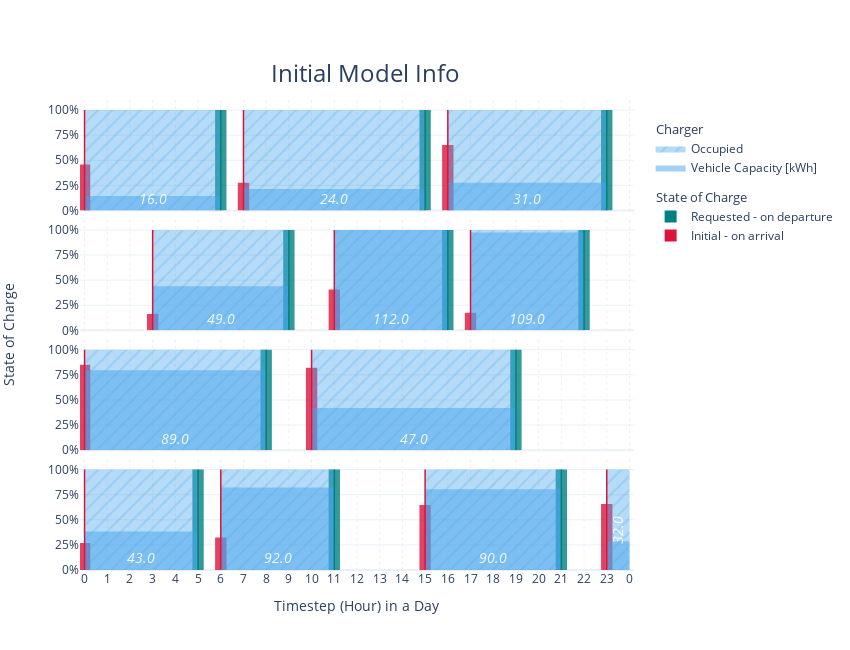

Notebook code cell kept with this figure:
### Markdown cell above
#### Initial Model Info

### Code cell
subplot_fig = make_subplots(rows=4, cols=1, shared_xaxes=True, vertical_spacing=0.02)

max_ev_cap = vehicle_capacities['Vehicle Capacities'].max()

for v_id in initial_training_data.index:
    charger_id = int(initial_training_data.loc[v_id, 'Charger ID'])
    counter = number_of_chargers - charger_id
    charger = counter - 1
    
    arr = int(initial_training_data.loc[v_id, 'Arrival'])
    dep = int(initial_training_data.loc[v_id, 'Departure'])
    
    ev_cap_text = str(initial_training_data.loc[v_id, 'EV Capacity'])
    
    
    if initial_training_data.loc[v_id, 'Vehicle ID'] == '0':
        subplot_fig.add_scatter(line_shape='hv',
                                y=charger_occupancy.loc[charger_occupancy['Charger ID']==charger,'Charger Occupation State'], 
                                row=counter, col=1, name=f'Occupied', 
                                fillpattern=dict(shape='/', fgcolor='rgba(71, 164, 235, 0.5)', fgopacity=0.5),
                                fillcolor=f'rgba(71, 164, 235, 0.4)', 
                                line_width=0, fill='tozeroy', 
                                legendgroup='Charger occupancy', showlegend=(not v_id), 
                                legendgrouptitle=dict(text='Charger'))
        subplot_fig.add_scatter(line_shape='hv',
                                y=vehicle_capacities.loc[vehicle_capacities['Charger ID']==charger,'Vehicle Capacities']/max_ev_cap, 
                                row=counter, col=1, name='Vehicle Capacity [kWh]',
                                fillcolor=f'rgba(71, 164, 235, 0.5)', 
                                line_width=0, fill='tozeroy', legendgroup='Charger occupancy',
                                showlegend=(not v_id))
        
        subplot_fig.add_bar(x=initial_training_data.loc[(initial_training_data['Charger ID']==str(charger))&(initial_training_data.index[v_id]==v_id), 'Departure'], 
                            row=counter, col=1,
                            y=initial_training_data.loc[(initial_training_data['Charger ID']==str(charger))&(initial_training_data.index[v_id]==v_id), 'Requested State of Charge'], 
                            name=f'Requested - on departure',
                            width=0.5, marker=dict(color='teal', opacity=0.8, line_width=0), 
                            legendgroup='State of Charge', showlegend=(not v_id),
                            legendgrouptitle=dict(text='State of Charge'))
        subplot_fig.add_bar(x=initial_training_data.loc[initial_training_data['Charger ID']==str(charger), 'Arrival'], 
                            row=counter, col=1,
                            y=initial_training_data.loc[initial_training_data['Charger ID']==str(charger), 'Initial State of Charge'], 
                            name=f'Initial - on arrival', width=0.5, 
                            marker=dict(color='crimson', opacity=0.8, line_width=0), 
                            legendgroup='State of Charge', showlegend=(not v_id))
        
        subplot_fig.add_annotation(x=23, y=1.2, text=f'<i>Charger {charger_id}</i>', textangle=0, opacity=0.9, 
                                   row=charger_id+1, col=1, font_size=13, showarrow=False, font_color='grey')
        
    if dep > 24 and arr == 23:
        subplot_fig.add_annotation(x=arr+0.5, y=0.4, text=f'<i>{ev_cap_text}</i>', textangle=-90, opacity=0.9, 
                                   font_size=14, row=charger_id+1, col=1, showarrow=False, font_color='white')
    elif dep > 24 and arr == 22:
        subplot_fig.add_annotation(x=(arr+24)/2, y=0.4, text=f'<i>{ev_cap_text}</i>', textangle=-90, opacity=0.9, 
                                   font_size=14, row=charger_id+1, col=1, showarrow=False, font_color='white')
    elif dep > 24:
        subplot_fig.add_annotation(x=(arr+24)/2, y=0.12, text=f'<i>{ev_cap_text}</i>', textangle=0, opacity=0.9, 
                                   font_size=14, row=charger_id+1, col=1, showarrow=False, font_color='white')
    else:
        subplot_fig.add_annotation(x=(arr+dep)/2, y=0.12, text=f'<i>{ev_cap_text}</i>', textangle=0, opacity=0.9, 
                                   font_size=14, row=charger_id+1, col=1, showarrow=False, font_color='white')
    
    subplot_fig.add_shape(type='line', x0=arr, x1=arr, y0=0, y1=1, layer='above',
                          line_color='crimson', line_width=1.5, row=charger_id+1, col=1)
    subplot_fig.add_shape(type='line', x0=dep, x1=dep, y0=0, y1=1, layer='above',
                          line_color='teal', line_width=1.5, row=charger_id+1, col=1)

subplot_fig.add_annotation(x=-0.15, y=0.5, text="State of Charge", textangle=-90, xref="paper", yref="paper", font_size=14, showarrow=False)
subplot_fig.add_annotation(x=0.5, y=-0.1, text="Timestep (Hour) in a Day", textangle=0, xref="paper", yref="paper", font_size=14, showarrow=False)


max_timestep = int(initial_training_data.Departure.max() + 1)
subplot_fig.update_layout(title="Initial Model Info", barmode='overlay')
subplot_fig.update_xaxes(griddash="dot", range=[-0.2, 24.2], tickvals=[i for i in range(max_timestep)],
                         ticktext=[str(i%24) for i in range(max_timestep)])

# For plot export: w(1280)xh(720), w(1920)xh(1080)
# For better overview in jupyter: w(850)xh(650)
plot_width = 850
plot_height = 650

subplot_fig.update_yaxes(tickformat=" ,~%", nticks=5, range=[0, 1.1], dtick=0.25)
subplot_fig.update_layout(height=plot_height, width=plot_width, title=dict(xanchor="center", x=0.43, font_size=24, y=0.9),
                          showlegend=True, legend=dict(groupclick='togglegroup', x=1.03, y=0.97))

subplot_fig.show()

del max_ev_cap, charger_id, counter, charger, arr, dep, ev_cap_text, max_timestep, plot_width, plot_height

### Figure 1 — Plotly figure (JSON) as saved in the notebook; plotly's stock layout.template omitted (floating-point values rounded to 4 significant figures)
{"data": [{"fill": "tozeroy", "fillcolor": "rgba(71, 164, 235, 0.4)", "fillpattern": {"fgcolor": "rgba(71, 164, 235, 0.5)", "fgopacity": 0.5, "shape": "/"}, "legendgroup": "Charger occupancy", "legendgrouptitle": {"text": "Charger"}, "line": {"shape": "hv", "width": 0}, "name": "Occupied", "showlegend": true, "type": "scatter", "xaxis": "x4", "y": [1, 1, 1, 1, 1, 0, 1, 1, 1, 1, 1, 0, 0, 0, 0, 1, 1, 1, 1, 1, 1, 0, 0, 1, 0], "yaxis": "y4"}, {"fill": "tozeroy", "fillcolor": "rgba(71, 164, 235, 0.5)", "legendgroup": "Charger occupancy", "line": {"shape": "hv", "width": 0}, "name": "Vehicle Capacity [kWh]", "showlegend": true, "type": "scatter", "xaxis": "x4", "y": [0.3839, 0.3839, 0.3839, 0.3839, 0.3839, 0, 0.8214, 0.8214, 0.8214, 0.8214, 0.8214, 0, 0, 0, 0, 0.8036, 0.8036, 0.8036, 0.8036, 0.8036, 0.8036, 0, 0, 0.2857, 0], "yaxis": "y4"}, {"legendgroup": "State of Charge", "legendgrouptitle": {"text": "State of Charge"}, "marker": {"color": "teal", "line": {"width": 0}, "opacity": 0.8}, "name": "Requested - on departure", "showlegend": true, "type": "bar", "width": 0.5, "x": [5, 11, 21, 27], "xaxis": "x4", "y": [1, 1, 1, 1], "yaxis": "y4"}, {"legendgroup": "State of Charge", "marker": {"color": "crimson", "line": {"width": 0}, "opacity": 0.8}, "name": "Initial - on arrival", "showlegend": true, "type": "bar", "width": 0.5, "x": [0, 6, 15, 23], "xaxis": "x4", "y": [0.2687, 0.3228, 0.6462, 0.658], "yaxis": "y4"}, {"fill": "tozeroy", "fillcolor": "rgba(71, 164, 235, 0.4)", "fillpattern": {"fgcolor": "rgba(71, 164, 235, 0.5)", "fgopacity": 0.5, "shape": "/"}, "legendgroup": "Charger occupancy", "legendgrouptitle": {"text": "Charger"}, "line": {"shape": "hv", "width": 0}, "name": "Occupied", "showlegend": false, "type": "scatter", "xaxis": "x3", "y": [1, 1, 1, 1, 1, 1, 1, 1, 0, 0, 1, 1, 1, 1, 1, 1, 1, 1, 1, 0, 0, 0, 0, 0, 0], "yaxis": "y3"}, {"fill": "tozeroy", "fillcolor": "rgba(71, 164, 235, 0.5)", "legendgroup": "Charger occupancy", "line": {"shape": "hv", "width": 0}, "name": "Vehicle Capacity [kWh]", "showlegend": false, "type": "scatter", "xaxis": "x3", "y": [0.7946, 0.7946, 0.7946, 0.7946, 0.7946, 0.7946, 0.7946, 0.7946, 0, 0, 0.4196, 0.4196, 0.4196, 0.4196, 0.4196, 0.4196, 0.4196, 0.4196, 0.4196, 0, 0, 0, 0, 0, 0], "yaxis": "y3"}, {"legendgroup": "State of Charge", "legendgrouptitle": {"text": "State of Charge"}, "marker": {"color": "teal", "line": {"width": 0}, "opacity": 0.8}, "name": "Requested - on departure", "showlegend": false, "type": "bar", "width": 0.5, "x": [8, 19], "xaxis": "x3", "y": [1, 1], "yaxis": "y3"}, {"legendgroup": "State of Charge", "marker": {"color": "crimson", "line": {"width": 0}, "opacity": 0.8}, "name": "Initial - on arrival", "showlegend": false, "type": "bar", "width": 0.5, "x": [0, 10], "xaxis": "x3", "y": [0.8509, 0.8197], "yaxis": "y3"}, {"fill": "tozeroy", "fillcolor": "rgba(71, 164, 235, 0.4)", "fillpattern": {"fgcolor": "rgba(71, 164, 235, 0.5)", "fgopacity": 0.5, "shape": "/"}, "legendgroup": "Charger occupancy", "legendgrouptitle": {"text": "Charger"}, "line": {"shape": "hv", "width": 0}, "name": "Occupied", "showlegend": false, "type": "scatter", "xaxis": "x2", "y": [0, 0, 0, 1, 1, 1, 1, 1, 1, 0, 0, 1, 1, 1, 1, 1, 0, 1, 1, 1, 1, 1, 0, 0, 0], "yaxis": "y2"}, {"fill": "tozeroy", "fillcolor": "rgba(71, 164, 235, 0.5)", "legendgroup": "Charger occupancy", "line": {"shape": "hv", "width": 0}, "name": "Vehicle Capacity [kWh]", "showlegend": false, "type": "scatter", "xaxis": "x2", "y": [0, 0, 0, 0.4375, 0.4375, 0.4375, 0.4375, 0.4375, 0.4375, 0, 0, 1, 1, 1, 1, 1, 0, 0.9732, 0.9732, 0.9732, 0.9732, 0.9732, 0, 0, 0], "yaxis": "y2"}, {"legendgroup": "State of Charge", "legendgrouptitle": {"text": "State of Charge"}, "marker": {"color": "teal", "line": {"width": 0}, "opacity": 0.8}, "name": "Requested - on departure", "showlegend": false, "type": "bar", "width": 0.5, "x": [9, 16, 22], "xaxis": "x2", "y": [1, 1, 1], "yaxis": "y2"}, {"legendgroup": "State of Charge", "marker": {"color": "crimson", "line": {"width": 0}, "opacity": 0.8}, "name": "Initial - on arrival", "showlegend": false, "type": "bar", "width": 0.5, "x": [3, 11, 17], "xaxis": "x2", "y": [0.163, 0.4065, 0.1745], "yaxis": "y2"}, {"fill": "tozeroy", "fillcolor": "rgba(71, 164, 235, 0.4)", "fillpattern": {"fgcolor": "rgba(71, 164, 235, 0.5)", "fgopacity": 0.5, "shape": "/"}, "legendgroup": "Charger occupancy", "legendgrouptitle": {"text": "Charger"}, "line": {"shape": "hv", "width": 0}, "name": "Occupied", "showlegend": false, "type": "scatter", "xaxis": "x", "y": [1, 1, 1, 1, 1, 1, 0, 1, 1, 1, 1, 1, 1, 1, 1, 0, 1, 1, 1, 1, 1, 1, 1, 0, 0], "yaxis": "y"}, {"fill": "tozeroy", "fillcolor": "rgba(71, 164, 235, 0.5)", "legendgroup": "Charger occupancy", "line": {"shape": "hv", "width": 0}, "name": "Vehicle Capacity [kWh]", "showlegend": false, "type": "scatter", "xaxis": "x", "y": [0.1429, 0.1429, 0.1429, 0.1429, 0.1429, 0.1429, 0, 0.2143, 0.2143, 0.2143, 0.2143, 0.2143, 0.2143, 0.2143, 0.2143, 0, 0.2768, 0.2768, 0.2768, 0.2768, 0.2768, 0.2768, 0.2768, 0, 0], "yaxis": "y"}, {"legendgroup": "State of Charge", "legendgrouptitle": {"text": "State of Charge"}, "marker": {"color": "teal", "line": {"width": 0}, "opacity": 0.8}, "name": "Requested - on departure", "showlegend": false, "type": "bar", "width": 0.5, "x": [6, 15, 23], "xaxis": "x", "y": [1, 1, 1], "yaxis": "y"}, {"legendgroup": "State of Charge", "marker": {"color": "crimson", "line": {"width": 0}, "opacity": 0.8}, "name": "Initial - on arrival", "showlegend": false, "type": "bar", "width": 0.5, "x": [0, 7, 16], "xaxis": "x", "y": [0.4577, 0.2762, 0.652], "yaxis": "y"}], "layout": {"annotations": [{"font": {"color": "grey", "size": 13}, "opacity": 0.9, "showarrow": false, "text": "<i>Charger 0</i>", "textangle": 0, "x": 23, "xref": "x", "y": 1.2, "yref": "y"}, {"font": {"color": "white", "size": 14}, "opacity": 0.9, "showarrow": false, "text": "<i>16.0</i>", "textangle": 0, "x": 3, "xref": "x", "y": 0.12, "yref": "y"}, {"font": {"color": "white", "size": 14}, "opacity": 0.9, "showarrow": false, "text": "<i>24.0</i>", "textangle": 0, "x": 11, "xref": "x", "y": 0.12, "yref": "y"}, {"font": {"color": "white", "size": 14}, "opacity": 0.9, "showarrow": false, "text": "<i>31.0</i>", "textangle": 0, "x": 19.5, "xref": "x", "y": 0.12, "yref": "y"}, {"font": {"color": "grey", "size": 13}, "opacity": 0.9, "showarrow": false, "text": "<i>Charger 1</i>", "textangle": 0, "x": 23, "xref": "x2", "y": 1.2, "yref": "y2"}, {"font": {"color": "white", "size": 14}, "opacity": 0.9, "showarrow": false, "text": "<i>49.0</i>", "textangle": 0, "x": 6, "xref": "x2", "y": 0.12, "yref": "y2"}, {"font": {"color": "white", "size": 14}, "opacity": 0.9, "showarrow": false, "text": "<i>112.0</i>", "textangle": 0, "x": 13.5, "xref": "x2", "y": 0.12, "yref": "y2"}, {"font": {"color": "white", "size": 14}, "opacity": 0.9, "showarrow": false, "text": "<i>109.0</i>", "textangle": 0, "x": 19.5, "xref": "x2", "y": 0.12, "yref": "y2"}, {"font": {"color": "grey", "size": 13}, "opacity": 0.9, "showarrow": false, "text": "<i>Charger 2</i>", "textangle": 0, "x": 23, "xref": "x3", "y": 1.2, "yref": "y3"}, {"font": {"color": "white", "size": 14}, "opacity": 0.9, "showarrow": false, "text": "<i>89.0</i>", "textangle": 0, "x": 4, "xref": "x3", "y": 0.12, "yref": "y3"}, {"font": {"color": "white", "size": 14}, "opacity": 0.9, "showarrow": false, "text": "<i>47.0</i>", "textangle": 0, "x": 14.5, "xref": "x3", "y": 0.12, "yref": "y3"}, {"font": {"color": "grey", "size": 13}, "opacity": 0.9, "showarrow": false, "text": "<i>Charger 3</i>", "textangle": 0, "x": 23, "xref": "x4", "y": 1.2, "yref": "y4"}, {"font": {"color": "white", "size": 14}, "opacity": 0.9, "showarrow": false, "text": "<i>43.0</i>", "textangle": 0, "x": 2.5, "xref": "x4", "y": 0.12, "yref": "y4"}, {"font": {"color": "white", "size": 14}, "opacity": 0.9, "showarrow": false, "text": "<i>92.0</i>", "textangle": 0, "x": 8.5, "xref": "x4", "y": 0.12, "yref": "y4"}, {"font": {"color": "white", "size": 14}, "opacity": 0.9, "showarrow": false, "text": "<i>90.0</i>", "textangle": 0, "x": 18, "xref": "x4", "y": 0.12, "yref": "y4"}, {"font": {"color": "white", "size": 14}, "opacity": 0.9, "showarrow": false, "text": "<i>32.0</i>", "textangle": -90, "x": 23.5, "xref": "x4", "y": 0.4, "yref": "y4"}, {"font": {"size": 14}, "showarrow": false, "text": "State of Charge", "textangle": -90, "x": -0.15, "xref": "paper", "y": 0.5, "yref": "paper"}, {"font": {"size": 14}, "showarrow": false, "text": "Timestep (Hour) in a Day", "textangle": 0, "x": 0.5, "xref": "paper", "y": -0.1, "yref": "paper"}], "barmode": "overlay", "height": 650, "legend": {"groupclick": "togglegroup", "x": 1.03, "y": 0.97}, "shapes": [{"layer": "above", "line": {"color": "crimson", "width": 1.5}, "type": "line", "x0": 0, "x1": 0, "xref": "x", "y0": 0, "y1": 1, "yref": "y"}, {"layer": "above", "line": {"color": "teal", "width": 1.5}, "type": "line", "x0": 6, "x1": 6, "xref": "x", "y0": 0, "y1": 1, "yref": "y"}, {"layer": "above", "line": {"color": "crimson", "width": 1.5}, "type": "line", "x0": 7, "x1": 7, "xref": "x", "y0": 0, "y1": 1, "yref": "y"}, {"layer": "above", "line": {"color": "teal", "width": 1.5}, "type": "line", "x0": 15, "x1": 15, "xref": "x", "y0": 0, "y1": 1, "yref": "y"}, {"layer": "above", "line": {"color": "crimson", "width": 1.5}, "type": "line", "x0": 16, "x1": 16, "xref": "x", "y0": 0, "y1": 1, "yref": "y"}, {"layer": "above", "line": {"color": "teal", "width": 1.5}, "type": "line", "x0": 23, "x1": 23, "xref": "x", "y0": 0, "y1": 1, "yref": "y"}, {"layer": "above", "line": {"color": "crimson", "width": 1.5}, "type": "line", "x0": 3, "x1": 3, "xref": "x2", "y0": 0, "y1": 1, "yref": "y2"}, {"layer": "above", "line": {"color": "teal", "width": 1.5}, "type": "line", "x0": 9, "x1": 9, "xref": "x2", "y0": 0, "y1": 1, "yref": "y2"}, {"layer": "above", "line": {"color": "crimson", "width": 1.5}, "type": "line", "x0": 11, "x1": 11, "xref": "x2", "y0": 0, "y1": 1, "yref": "y2"}, {"layer": "above", "line": {"color": "teal", "width": 1.5}, "type": "line", "x0": 16, "x1": 16, "xref": "x2", "y0": 0, "y1": 1, "yref": "y2"}, {"layer": "above", "line": {"color": "crimson", "width": 1.5}, "type": "line", "x0": 17, "x1": 17, "xref": "x2", "y0": 0, "y1": 1, "yref": "y2"}, {"layer": "above", "line": {"color": "teal", "width": 1.5}, "type": "line", "x0": 22, "x1": 22, "xref": "x2", "y0": 0, "y1": 1, "yref": "y2"}, {"layer": "above", "line": {"color": "crimson", "width": 1.5}, "type": "line", "x0": 0, "x1": 0, "xref": "x3", "y0": 0, "y1": 1, "yref": "y3"}, {"layer": "above", "line": {"color": "teal", "width": 1.5}, "type": "line", "x0": 8, "x1": 8, "xref": "x3", "y0": 0, "y1": 1, "yref": "y3"}, {"layer": "above", "line": {"color": "crimson", "width": 1.5}, "type": "line", "x0": 10, "x1": 10, "xref": "x3", "y0": 0, "y1": 1, "yref": "y3"}, {"layer": "above", "line": {"color": "teal", "width": 1.5}, "type": "line", "x0": 19, "x1": 19, "xref": "x3", "y0": 0, "y1": 1, "yref": "y3"}, {"layer": "above", "line": {"color": "crimson", "width": 1.5}, "type": "line", "x0": 0, "x1": 0, "xref": "x4", "y0": 0, "y1": 1, "yref": "y4"}, {"layer": "above", "line": {"color": "teal", "width": 1.5}, "type": "line", "x0": 5, "x1": 5, "xref": "x4", "y0": 0, "y1": 1, "yref": "y4"}, {"layer": "above", "line": {"color": "crimson", "width": 1.5}, "type": "line", "x0": 6, "x1": 6, "xref": "x4", "y0": 0, "y1": 1, "yref": "y4"}, {"layer": "above", "line": {"color": "teal", "width": 1.5}, "type": "line", "x0": 11, "x1": 11, "xref": "x4", "y0": 0, "y1": 1, "yref": "y4"}, {"layer": "above", "line": {"color": "crimson", "width": 1.5}, "type": "line", "x0": 15, "x1": 15, "xref": "x4", "y0": 0, "y1": 1, "yref": "y4"}, {"layer": "above", "line": {"color": "teal", "width": 1.5}, "type": "line", "x0": 21, "x1": 21, "xref": "x4", "y0": 0, "y1": 1, "yref": "y4"}, {"layer": "above", "line": {"color": "crimson", "width": 1.5}, "type": "line", "x0": 23, "x1": 23, "xref": "x4", "y0": 0, "y1": 1, "yref": "y4"}, {"layer": "above", "line": {"color": "teal", "width": 1.5}, "type": "line", "x0": 27, "x1": 27, "xref": "x4", "y0": 0, "y1": 1, "yref": "y4"}], "showlegend": true, "title": {"font": {"size": 24}, "text": "Initial Model Info", "x": 0.43, "xanchor": "center", "y": 0.9}, "width": 850, "xaxis": {"anchor": "y", "domain": [0, 1], "griddash": "dot", "matches": "x4", "range": [-0.2, 24.2], "showticklabels": false, "ticktext": ["0", "1", "2", "3", "4", "5", "6", "7", "8", "9", "10", "11", "12", "13", "14", "15", "16", "17", "18", "19", "20", "21", "22", "23", "0", "1", "2", "3"], "tickvals": [0, 1, 2, 3, 4, 5, 6, 7, 8, 9, 10, 11, 12, 13, 14, 15, 16, 17, 18, 19, 20, 21, 22, 23, 24, 25, 26, 27]}, "xaxis2": {"anchor": "y2", "domain": [0, 1], "griddash": "dot", "matches": "x4", "range": [-0.2, 24.2], "showticklabels": false, "ticktext": ["0", "1", "2", "3", "4", "5", "6", "7", "8", "9", "10", "11", "12", "13", "14", "15", "16", "17", "18", "19", "20", "21", "22", "23", "0", "1", "2", "3"], "tickvals": [0, 1, 2, 3, 4, 5, 6, 7, 8, 9, 10, 11, 12, 13, 14, 15, 16, 17, 18, 19, 20, 21, 22, 23, 24, 25, 26, 27]}, "xaxis3": {"anchor": "y3", "domain": [0, 1], "griddash": "dot", "matches": "x4", "range": [-0.2, 24.2], "showticklabels": false, "ticktext": ["0", "1", "2", "3", "4", "5", "6", "7", "8", "9", "10", "11", "12", "13", "14", "15", "16", "17", "18", "19", "20", "21", "22", "23", "0", "1", "2", "3"], "tickvals": [0, 1, 2, 3, 4, 5, 6, 7, 8, 9, 10, 11, 12, 13, 14, 15, 16, 17, 18, 19, 20, 21, 22, 23, 24, 25, 26, 27]}, "xaxis4": {"anchor": "y4", "domain": [0, 1], "griddash": "dot", "range": [-0.2, 24.2], "ticktext": ["0", "1", "2", "3", "4", "5", "6", "7", "8", "9", "10", "11", "12", "13", "14", "15", "16", "17", "18", "19", "20", "21", "22", "23", "0", "1", "2", "3"], "tickvals": [0, 1, 2, 3, 4, 5, 6, 7, 8, 9, 10, 11, 12, 13, 14, 15, 16, 17, 18, 19, 20, 21, 22, 23, 24, 25, 26, 27]}, "yaxis": {"anchor": "x", "domain": [0.765, 1.0], "dtick": 0.25, "nticks": 5, "range": [0, 1.1], "tickformat": " ,~%"}, "yaxis2": {"anchor": "x2", "domain": [0.51, 0.745], "dtick": 0.25, "nticks": 5, "range": [0, 1.1], "tickformat": " ,~%"}, "yaxis3": {"anchor": "x3", "domain": [0.255, 0.49], "dtick": 0.25, "nticks": 5, "range": [0, 1.1], "tickformat": " ,~%"}, "yaxis4": {"anchor": "x4", "domain": [0, 0.235], "dtick": 0.25, "nticks": 5, "range": [0, 1.1], "tickformat": " ,~%"}}}
